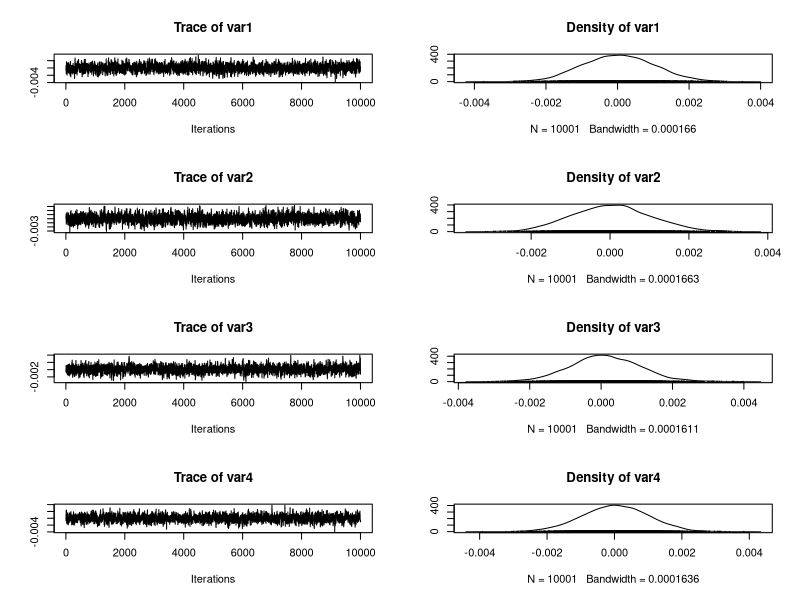
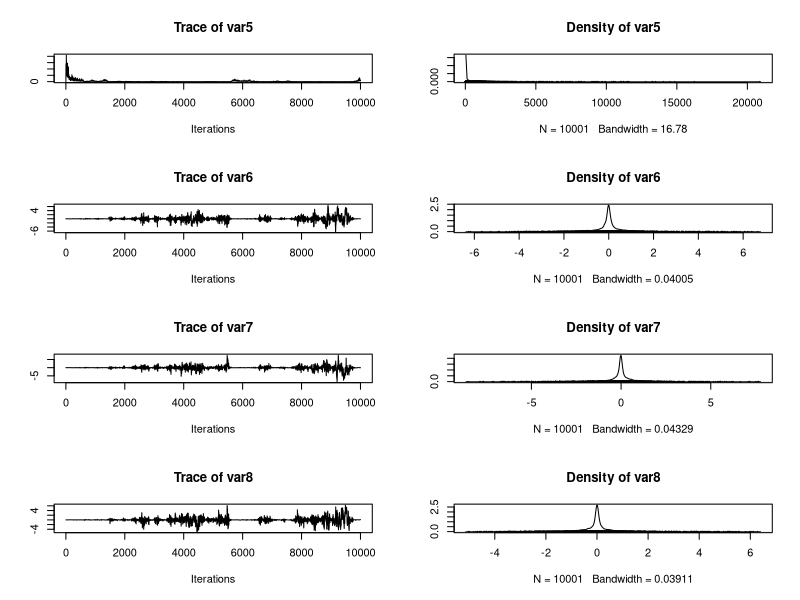
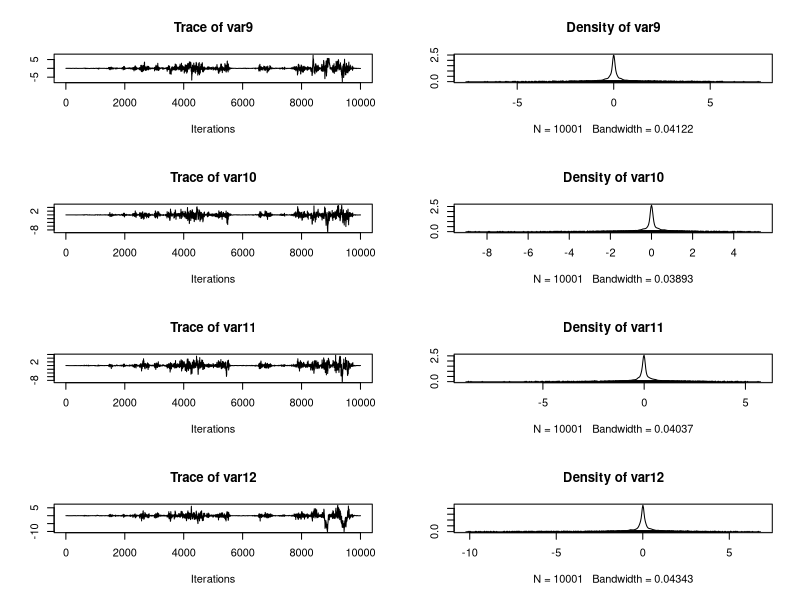
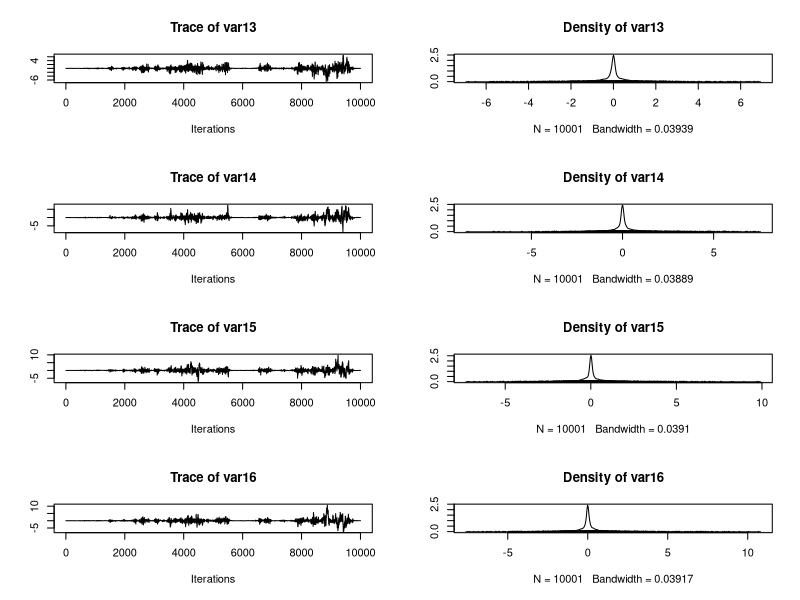
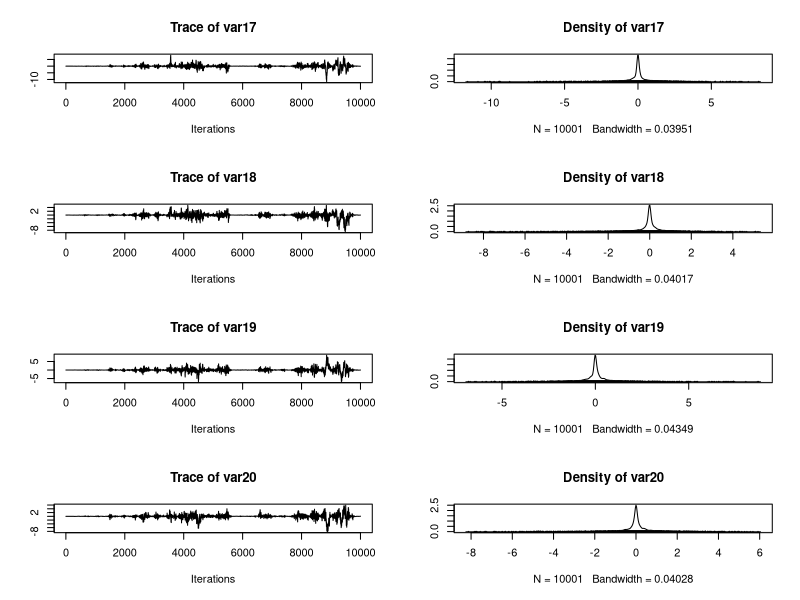
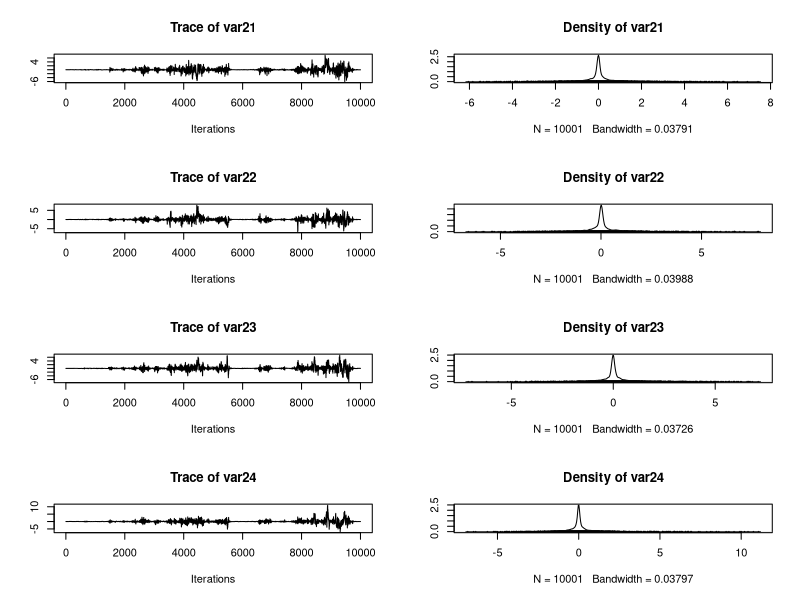
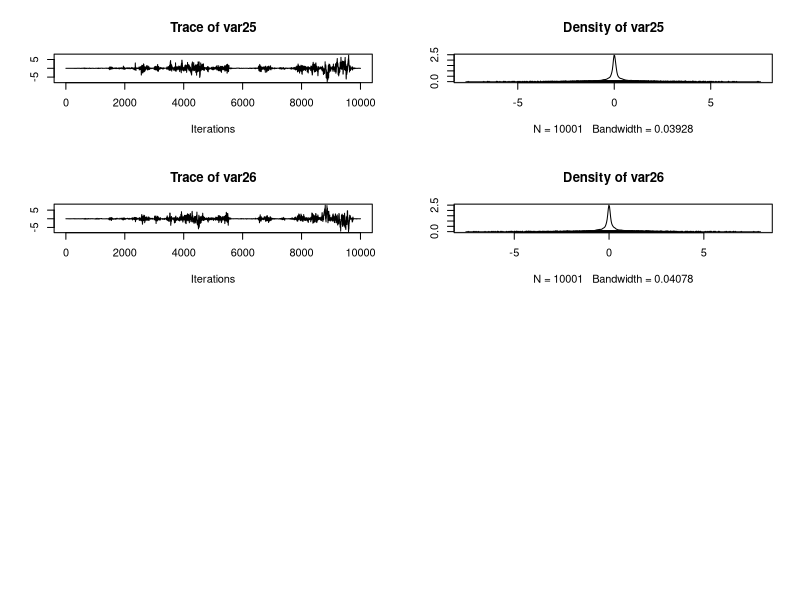

Here is the R script that generated these plots, in order:
## ---- chunk 1
library(coda)
library(gtools)
## ---- chunk 2
"I" <- 
21
"r" <-
c(10, 23, 23, 26, 17, 5, 53, 55, 32, 46, 10, 8, 10, 8, 23, 0, 
3, 22, 15, 32, 3)
"n" <-
c(39, 62, 81, 51, 39, 6, 74, 72, 51, 79, 13, 16, 30, 28, 45, 
4, 12, 41, 30, 51, 7)
"x1" <-
c(0, 0, 0, 0, 0, 0, 0, 0, 0, 0, 0, 1, 1, 1, 1, 1, 1, 1, 1, 1, 
1)
"x2" <-
c(0, 0, 0, 0, 0, 1, 1, 1, 1, 1, 1, 0, 0, 0, 0, 0, 1, 1, 1, 1, 
1)
## ---- chunk 3
alpha0 <- 0
alpha1 <- 0
alpha2 <- 0
alpha12 <- 0
tau <- 10
b <- c(0, 0, 0, 0, 0, 0, 0, 0, 0, 0, 
       0, 0, 0, 0, 0, 0, 0, 0, 0, 0,
       0)
## ---- chunk 4
gibbsSeeds <- function(nchain, prop_sd){
  
  #Calcul de p_i
  p <- inv.logit(alpha0 + alpha1*x1 + alpha2*x2 + alpha12*x1*x2 + b)
  
  chain <- matrix(NA, nchain+1, 5+I)
  chain[1,] <- c(alpha0, alpha1, alpha2, alpha12, tau, b)
  
  prop_b <- rep(NA, I)
  
  for (i in 1:nchain){
    
    #Mise à jour de alpha0
    prop_a0 <- rnorm(1, alpha0, prop_sd[1])
    prop_p <- inv.logit(prop_a0 + alpha1*x1 + alpha2*x2 + alpha12*x1*x2 + b)
    
    top <- -prop_a0**2 / 2*10**6 + sum(log(prop_p**r * (1-prop_p)**(n-r)))
    bottom <- -alpha0**2 / 2*10**6 + sum(log(p**r * (1-p)**(n-r)))
    
    acc_prob <- exp(top - bottom)
    
    if (runif(1) < acc_prob){
      alpha0 <- prop_a0
      p <- prop_p
    }
    
    #Mise à jour de alpha1
    prop_a1 <- rnorm(1, alpha1, prop_sd[1])
    prop_p <- inv.logit(alpha0 + prop_a1*x1 + alpha2*x2 + alpha12*x1*x2 + b)
    
    top <- -prop_a1**2 / 2*10**6 + sum(log(prop_p**r * (1-prop_p)**(n-r)))
    bottom <- -alpha1**2 / 2*10**6 + sum(log(p**r * (1-p)**(n-r)))
    
    acc_prob <- exp(top - bottom)
    
    if (runif(1) < acc_prob){
      alpha1 <- prop_a1
      p <- prop_p
    }
    
    #Mise à jour de alpha2
    prop_a2 <- rnorm(1, alpha2, prop_sd[1])
    prop_p <- inv.logit(alpha0 + alpha1*x1 + prop_a2*x2 + alpha12*x1*x2 + b)
    
    top <- -prop_a2**2 / 2*10**6 + sum(log(prop_p**r * (1-prop_p)**(n-r)))
    bottom <- -alpha2**2 / 2*10**6 + sum(log(p**r * (1-p)**(n-r)))
    
    acc_prob <- exp(top - bottom)
    
    if (runif(1) < acc_prob){
      alpha2 <- prop_a2
      p <- prop_p
    }
    
    #Mise à jour de alpha12
    prop_a12 <- rnorm(1, alpha12, prop_sd[1])
    prop_p <- inv.logit(alpha0 + alpha1*x1 + alpha2*x2 + prop_a12*x1*x2 + b)
    
    top <- -prop_a12**2 / 2*10**6 + sum(log(prop_p**r * (1-prop_p)**(n-r)))
    bottom <- -alpha12**2 / 2*10**6 + sum(log(p**r * (1-p)**(n-r)))
    
    acc_prob <- exp(top - bottom)
    
    if (runif(1) < acc_prob){
      alpha12 <- prop_a12
      p <- prop_p
    }
    
    #Mise à jour de tau
    
    tau <- rgamma(n=1, shape=0.001+I/2, rate = 0.001+sum(b**2)/2)
    
    #Mise à jour des b_i
    
    for(j in 1:I){
      prop_b[j] <- rnorm(1, b[j], prop_sd[2])
    }
    top <- (-tau/2)*(prop_b**2) + sum(log(p**r * (1-p)**(n-r)))
    bottom <- (-tau/2)*(b**2) + sum(log(p**r * (1-p)**(n-r)))
    acc_prob <- exp(top - bottom)
    
    for(j in 1:I){
      if(runif(1) < acc_prob[j]){
        b[j] <- prop_b[j]
      }
    }
    p <- inv.logit(alpha0 + alpha1*x1 + alpha2*x2 + alpha12*x1*x2 + b)
    
    #Mise à jour de ma chaîne
    chain[i+1,] <- c(alpha0, alpha1, alpha2, alpha12, tau, b)
    
  }
  return(chain)
}
## ---- chunk 5
chain <- gibbsSeeds(10000, prop_sd = c(0.001,1))
plot(mcmc(chain))

